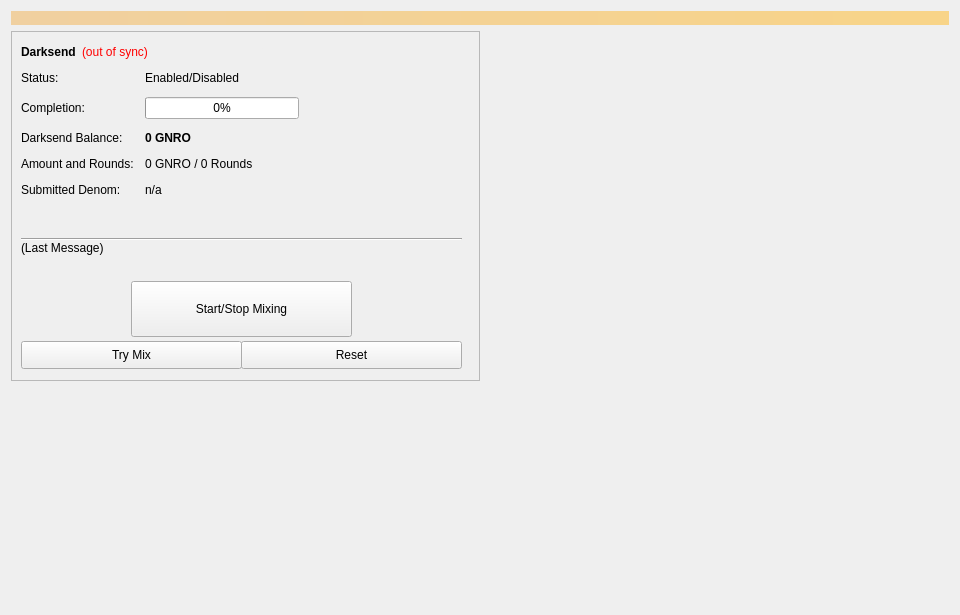
<?xml version="1.0" encoding="UTF-8"?>
<ui version="4.0">
 <class>Coinmix</class>
 <widget class="QWidget" name="Coinmix">
  <property name="geometry">
   <rect>
    <x>0</x>
    <y>0</y>
    <width>960</width>
    <height>615</height>
   </rect>
  </property>
  <property name="minimumSize">
   <size>
    <width>960</width>
    <height>0</height>
   </size>
  </property>
  <property name="windowTitle">
   <string>Form</string>
  </property>
  <layout class="QVBoxLayout" name="topLayout">
   <item>
    <widget class="QLabel" name="labelAlerts">
     <property name="visible">
      <bool>false</bool>
     </property>
     <property name="styleSheet">
      <string notr="true">background-color: qlineargradient(x1: 0, y1: 0, x2: 1, y2: 0, stop:0 #F0D0A0, stop:1 #F8D488); color:#000000;</string>
     </property>
     <property name="wordWrap">
      <bool>true</bool>
     </property>
     <property name="margin">
      <number>3</number>
     </property>
    </widget>
   </item>
   <item>
    <layout class="QHBoxLayout" name="horizontalLayout" stretch="1,1">
     <item>
      <layout class="QVBoxLayout" name="verticalLayout_2">
       <item>
        <widget class="QFrame" name="frameDarksend">
         <property name="minimumSize">
          <size>
           <width>0</width>
           <height>350</height>
          </size>
         </property>
         <property name="layoutDirection">
          <enum>Qt::LeftToRight</enum>
         </property>
         <property name="frameShape">
          <enum>QFrame::StyledPanel</enum>
         </property>
         <property name="frameShadow">
          <enum>QFrame::Raised</enum>
         </property>
         <widget class="QWidget" name="formLayoutWidget">
          <property name="geometry">
           <rect>
            <x>10</x>
            <y>40</y>
            <width>451</width>
            <height>161</height>
           </rect>
          </property>
          <layout class="QFormLayout" name="formLayout">
           <property name="fieldGrowthPolicy">
            <enum>QFormLayout::AllNonFixedFieldsGrow</enum>
           </property>
           <property name="horizontalSpacing">
            <number>11</number>
           </property>
           <property name="verticalSpacing">
            <number>12</number>
           </property>
           <item row="0" column="0">
            <widget class="QLabel" name="label_6">
             <property name="text">
              <string>Status:</string>
             </property>
            </widget>
           </item>
           <item row="1" column="0">
            <widget class="QLabel" name="label_7">
             <property name="text">
              <string>Completion:</string>
             </property>
            </widget>
           </item>
           <item row="1" column="1">
            <widget class="QProgressBar" name="DarksendProgress">
             <property name="maximumSize">
              <size>
               <width>154</width>
               <height>16777215</height>
              </size>
             </property>
             <property name="value">
              <number>0</number>
             </property>
            </widget>
           </item>
           <item row="2" column="0">
            <widget class="QLabel" name="labelAnonymizedText">
             <property name="text">
              <string>Darksend Balance:</string>
             </property>
            </widget>
           </item>
           <item row="2" column="1">
            <widget class="QLabel" name="labelAnonymized">
             <property name="font">
              <font>
               <weight>75</weight>
               <bold>true</bold>
              </font>
             </property>
             <property name="text">
              <string notr="true">0 GNRO</string>
             </property>
            </widget>
           </item>
           <item row="3" column="0">
            <widget class="QLabel" name="label_8">
             <property name="text">
              <string>Amount and Rounds:</string>
             </property>
            </widget>
           </item>
           <item row="3" column="1">
            <widget class="QLabel" name="labelAmountRounds">
             <property name="text">
              <string>0 GNRO / 0 Rounds</string>
             </property>
            </widget>
           </item>
           <item row="4" column="0">
            <widget class="QLabel" name="label_9">
             <property name="text">
              <string>Submitted Denom:</string>
             </property>
            </widget>
           </item>
           <item row="4" column="1">
            <widget class="QLabel" name="labelSubmittedDenom">
             <property name="toolTip">
              <string>The denominations you submitted to the Masternode.&lt;br&gt;To mix, other users must submit the exact same denominations.</string>
             </property>
             <property name="text">
              <string>n/a</string>
             </property>
            </widget>
           </item>
           <item row="0" column="1">
            <widget class="QLabel" name="DarksendEnabled">
             <property name="text">
              <string>Enabled/Disabled</string>
             </property>
            </widget>
           </item>
          </layout>
         </widget>
         <widget class="QPushButton" name="runAutoDenom">
          <property name="geometry">
           <rect>
            <x>251</x>
            <y>17</y>
            <width>1</width>
            <height>1</height>
           </rect>
          </property>
          <property name="palette">
           <palette>
            <active>
             <colorrole role="WindowText">
              <brush brushstyle="SolidPattern">
               <color alpha="255">
                <red>0</red>
                <green>0</green>
                <blue>0</blue>
               </color>
              </brush>
             </colorrole>
             <colorrole role="Button">
              <brush brushstyle="SolidPattern">
               <color alpha="255">
                <red>239</red>
                <green>238</green>
                <blue>238</blue>
               </color>
              </brush>
             </colorrole>
             <colorrole role="Light">
              <brush brushstyle="SolidPattern">
               <color alpha="255">
                <red>255</red>
                <green>255</green>
                <blue>255</blue>
               </color>
              </brush>
             </colorrole>
             <colorrole role="Midlight">
              <brush brushstyle="SolidPattern">
               <color alpha="255">
                <red>247</red>
                <green>246</green>
                <blue>246</blue>
               </color>
              </brush>
             </colorrole>
             <colorrole role="Dark">
              <brush brushstyle="SolidPattern">
               <color alpha="255">
                <red>119</red>
                <green>119</green>
                <blue>119</blue>
               </color>
              </brush>
             </colorrole>
             <colorrole role="Mid">
              <brush brushstyle="SolidPattern">
               <color alpha="255">
                <red>159</red>
                <green>159</green>
                <blue>159</blue>
               </color>
              </brush>
             </colorrole>
             <colorrole role="Text">
              <brush brushstyle="SolidPattern">
               <color alpha="255">
                <red>0</red>
                <green>0</green>
                <blue>0</blue>
               </color>
              </brush>
             </colorrole>
             <colorrole role="BrightText">
              <brush brushstyle="SolidPattern">
               <color alpha="255">
                <red>255</red>
                <green>255</green>
                <blue>255</blue>
               </color>
              </brush>
             </colorrole>
             <colorrole role="ButtonText">
              <brush brushstyle="SolidPattern">
               <color alpha="255">
                <red>0</red>
                <green>0</green>
                <blue>0</blue>
               </color>
              </brush>
             </colorrole>
             <colorrole role="Base">
              <brush brushstyle="SolidPattern">
               <color alpha="255">
                <red>255</red>
                <green>255</green>
                <blue>255</blue>
               </color>
              </brush>
             </colorrole>
             <colorrole role="Window">
              <brush brushstyle="SolidPattern">
               <color alpha="255">
                <red>239</red>
                <green>238</green>
                <blue>238</blue>
               </color>
              </brush>
             </colorrole>
             <colorrole role="Shadow">
              <brush brushstyle="SolidPattern">
               <color alpha="255">
                <red>0</red>
                <green>0</green>
                <blue>0</blue>
               </color>
              </brush>
             </colorrole>
             <colorrole role="AlternateBase">
              <brush brushstyle="SolidPattern">
               <color alpha="255">
                <red>247</red>
                <green>246</green>
                <blue>246</blue>
               </color>
              </brush>
             </colorrole>
             <colorrole role="ToolTipBase">
              <brush brushstyle="SolidPattern">
               <color alpha="255">
                <red>255</red>
                <green>255</green>
                <blue>220</blue>
               </color>
              </brush>
             </colorrole>
             <colorrole role="ToolTipText">
              <brush brushstyle="SolidPattern">
               <color alpha="255">
                <red>0</red>
                <green>0</green>
                <blue>0</blue>
               </color>
              </brush>
             </colorrole>
            </active>
            <inactive>
             <colorrole role="WindowText">
              <brush brushstyle="SolidPattern">
               <color alpha="255">
                <red>0</red>
                <green>0</green>
                <blue>0</blue>
               </color>
              </brush>
             </colorrole>
             <colorrole role="Button">
              <brush brushstyle="SolidPattern">
               <color alpha="255">
                <red>239</red>
                <green>238</green>
                <blue>238</blue>
               </color>
              </brush>
             </colorrole>
             <colorrole role="Light">
              <brush brushstyle="SolidPattern">
               <color alpha="255">
                <red>255</red>
                <green>255</green>
                <blue>255</blue>
               </color>
              </brush>
             </colorrole>
             <colorrole role="Midlight">
              <brush brushstyle="SolidPattern">
               <color alpha="255">
                <red>247</red>
                <green>246</green>
                <blue>246</blue>
               </color>
              </brush>
             </colorrole>
             <colorrole role="Dark">
              <brush brushstyle="SolidPattern">
               <color alpha="255">
                <red>119</red>
                <green>119</green>
                <blue>119</blue>
               </color>
              </brush>
             </colorrole>
             <colorrole role="Mid">
              <brush brushstyle="SolidPattern">
               <color alpha="255">
                <red>159</red>
                <green>159</green>
                <blue>159</blue>
               </color>
              </brush>
             </colorrole>
             <colorrole role="Text">
              <brush brushstyle="SolidPattern">
               <color alpha="255">
                <red>0</red>
                <green>0</green>
                <blue>0</blue>
               </color>
              </brush>
             </colorrole>
             <colorrole role="BrightText">
              <brush brushstyle="SolidPattern">
               <color alpha="255">
                <red>255</red>
                <green>255</green>
                <blue>255</blue>
               </color>
              </brush>
             </colorrole>
             <colorrole role="ButtonText">
              <brush brushstyle="SolidPattern">
               <color alpha="255">
                <red>0</red>
                <green>0</green>
                <blue>0</blue>
               </color>
              </brush>
             </colorrole>
             <colorrole role="Base">
              <brush brushstyle="SolidPattern">
               <color alpha="255">
                <red>255</red>
                <green>255</green>
                <blue>255</blue>
               </color>
              </brush>
             </colorrole>
             <colorrole role="Window">
              <brush brushstyle="SolidPattern">
               <color alpha="255">
                <red>239</red>
                <green>238</green>
                <blue>238</blue>
               </color>
              </brush>
             </colorrole>
             <colorrole role="Shadow">
              <brush brushstyle="SolidPattern">
               <color alpha="255">
                <red>0</red>
                <green>0</green>
                <blue>0</blue>
               </color>
              </brush>
             </colorrole>
             <colorrole role="AlternateBase">
              <brush brushstyle="SolidPattern">
               <color alpha="255">
                <red>247</red>
                <green>246</green>
                <blue>246</blue>
               </color>
              </brush>
             </colorrole>
             <colorrole role="ToolTipBase">
              <brush brushstyle="SolidPattern">
               <color alpha="255">
                <red>255</red>
                <green>255</green>
                <blue>220</blue>
               </color>
              </brush>
             </colorrole>
             <colorrole role="ToolTipText">
              <brush brushstyle="SolidPattern">
               <color alpha="255">
                <red>0</red>
                <green>0</green>
                <blue>0</blue>
               </color>
              </brush>
             </colorrole>
            </inactive>
            <disabled>
             <colorrole role="WindowText">
              <brush brushstyle="SolidPattern">
               <color alpha="255">
                <red>119</red>
                <green>119</green>
                <blue>119</blue>
               </color>
              </brush>
             </colorrole>
             <colorrole role="Button">
              <brush brushstyle="SolidPattern">
               <color alpha="255">
                <red>239</red>
                <green>238</green>
                <blue>238</blue>
               </color>
              </brush>
             </colorrole>
             <colorrole role="Light">
              <brush brushstyle="SolidPattern">
               <color alpha="255">
                <red>255</red>
                <green>255</green>
                <blue>255</blue>
               </color>
              </brush>
             </colorrole>
             <colorrole role="Midlight">
              <brush brushstyle="SolidPattern">
               <color alpha="255">
                <red>247</red>
                <green>246</green>
                <blue>246</blue>
               </color>
              </brush>
             </colorrole>
             <colorrole role="Dark">
              <brush brushstyle="SolidPattern">
               <color alpha="255">
                <red>119</red>
                <green>119</green>
                <blue>119</blue>
               </color>
              </brush>
             </colorrole>
             <colorrole role="Mid">
              <brush brushstyle="SolidPattern">
               <color alpha="255">
                <red>159</red>
                <green>159</green>
                <blue>159</blue>
               </color>
              </brush>
             </colorrole>
             <colorrole role="Text">
              <brush brushstyle="SolidPattern">
               <color alpha="255">
                <red>119</red>
                <green>119</green>
                <blue>119</blue>
               </color>
              </brush>
             </colorrole>
             <colorrole role="BrightText">
              <brush brushstyle="SolidPattern">
               <color alpha="255">
                <red>255</red>
                <green>255</green>
                <blue>255</blue>
               </color>
              </brush>
             </colorrole>
             <colorrole role="ButtonText">
              <brush brushstyle="SolidPattern">
               <color alpha="255">
                <red>119</red>
                <green>119</green>
                <blue>119</blue>
               </color>
              </brush>
             </colorrole>
             <colorrole role="Base">
              <brush brushstyle="SolidPattern">
               <color alpha="255">
                <red>239</red>
                <green>238</green>
                <blue>238</blue>
               </color>
              </brush>
             </colorrole>
             <colorrole role="Window">
              <brush brushstyle="SolidPattern">
               <color alpha="255">
                <red>239</red>
                <green>238</green>
                <blue>238</blue>
               </color>
              </brush>
             </colorrole>
             <colorrole role="Shadow">
              <brush brushstyle="SolidPattern">
               <color alpha="255">
                <red>0</red>
                <green>0</green>
                <blue>0</blue>
               </color>
              </brush>
             </colorrole>
             <colorrole role="AlternateBase">
              <brush brushstyle="SolidPattern">
               <color alpha="255">
                <red>239</red>
                <green>238</green>
                <blue>238</blue>
               </color>
              </brush>
             </colorrole>
             <colorrole role="ToolTipBase">
              <brush brushstyle="SolidPattern">
               <color alpha="255">
                <red>255</red>
                <green>255</green>
                <blue>220</blue>
               </color>
              </brush>
             </colorrole>
             <colorrole role="ToolTipText">
              <brush brushstyle="SolidPattern">
               <color alpha="255">
                <red>0</red>
                <green>0</green>
                <blue>0</blue>
               </color>
              </brush>
             </colorrole>
            </disabled>
           </palette>
          </property>
          <property name="focusPolicy">
           <enum>Qt::NoFocus</enum>
          </property>
          <property name="autoFillBackground">
           <bool>true</bool>
          </property>
          <property name="text">
           <string/>
          </property>
          <property name="flat">
           <bool>true</bool>
          </property>
         </widget>
         <widget class="QPushButton" name="toggleDarksend">
          <property name="geometry">
           <rect>
            <x>120</x>
            <y>250</y>
            <width>221</width>
            <height>56</height>
           </rect>
          </property>
          <property name="sizePolicy">
           <sizepolicy hsizetype="MinimumExpanding" vsizetype="Fixed">
            <horstretch>0</horstretch>
            <verstretch>0</verstretch>
           </sizepolicy>
          </property>
          <property name="text">
           <string>Start/Stop Mixing</string>
          </property>
         </widget>
         <widget class="Line" name="lineLastMessage">
          <property name="geometry">
           <rect>
            <x>10</x>
            <y>200</y>
            <width>441</width>
            <height>16</height>
           </rect>
          </property>
          <property name="orientation">
           <enum>Qt::Horizontal</enum>
          </property>
         </widget>
         <widget class="QLabel" name="DarksendStatus">
          <property name="geometry">
           <rect>
            <x>10</x>
            <y>210</y>
            <width>451</width>
            <height>43</height>
           </rect>
          </property>
          <property name="minimumSize">
           <size>
            <width>288</width>
            <height>43</height>
           </size>
          </property>
          <property name="text">
           <string>(Last Message)</string>
          </property>
          <property name="alignment">
           <set>Qt::AlignLeading|Qt::AlignLeft|Qt::AlignTop</set>
          </property>
          <property name="wordWrap">
           <bool>true</bool>
          </property>
         </widget>
         <widget class="QPushButton" name="DarksendAuto">
          <property name="geometry">
           <rect>
            <x>10</x>
            <y>310</y>
            <width>221</width>
            <height>28</height>
           </rect>
          </property>
          <property name="sizePolicy">
           <sizepolicy hsizetype="MinimumExpanding" vsizetype="Fixed">
            <horstretch>0</horstretch>
            <verstretch>0</verstretch>
           </sizepolicy>
          </property>
          <property name="toolTip">
           <string>Try to manually submit a Darksend request.</string>
          </property>
          <property name="text">
           <string>Try Mix</string>
          </property>
         </widget>
         <widget class="QPushButton" name="DarksendReset">
          <property name="geometry">
           <rect>
            <x>230</x>
            <y>310</y>
            <width>221</width>
            <height>28</height>
           </rect>
          </property>
          <property name="sizePolicy">
           <sizepolicy hsizetype="MinimumExpanding" vsizetype="Fixed">
            <horstretch>0</horstretch>
            <verstretch>0</verstretch>
           </sizepolicy>
          </property>
          <property name="toolTip">
           <string>Reset the current status of Darksend (can interrupt Darksend if it's in the process of Mixing, which can cost you money!)</string>
          </property>
          <property name="autoFillBackground">
           <bool>false</bool>
          </property>
          <property name="text">
           <string>Reset</string>
          </property>
         </widget>
         <widget class="QWidget" name="layoutWidget">
          <property name="geometry">
           <rect>
            <x>10</x>
            <y>10</y>
            <width>431</width>
            <height>22</height>
           </rect>
          </property>
          <layout class="QHBoxLayout" name="horizontalLayout_5">
           <item>
            <widget class="QLabel" name="label_2">
             <property name="font">
              <font>
               <weight>75</weight>
               <bold>true</bold>
              </font>
             </property>
             <property name="text">
              <string>Darksend</string>
             </property>
            </widget>
           </item>
           <item>
            <widget class="QLabel" name="labelDarksendSyncStatus">
             <property name="toolTip">
              <string>The displayed information may be out of date. Your wallet automatically synchronizes with the GNRO network after a connection is established, but this process has not completed yet.</string>
             </property>
             <property name="styleSheet">
              <string notr="true">QLabel { color: red; }</string>
             </property>
             <property name="text">
              <string notr="true">(out of sync)</string>
             </property>
             <property name="alignment">
              <set>Qt::AlignLeading|Qt::AlignLeft|Qt::AlignVCenter</set>
             </property>
            </widget>
           </item>
           <item>
            <spacer name="horizontalSpacer_4">
             <property name="orientation">
              <enum>Qt::Horizontal</enum>
             </property>
             <property name="sizeHint" stdset="0">
              <size>
               <width>40</width>
               <height>20</height>
              </size>
             </property>
            </spacer>
           </item>
          </layout>
         </widget>
        </widget>
       </item>
       <item>
        <spacer name="verticalSpacer">
         <property name="orientation">
          <enum>Qt::Vertical</enum>
         </property>
         <property name="sizeHint" stdset="0">
          <size>
           <width>20</width>
           <height>40</height>
          </size>
         </property>
        </spacer>
       </item>
      </layout>
     </item>
     <item>
      <layout class="QVBoxLayout" name="verticalLayout_3">
       <item>
        <spacer name="verticalSpacer_2">
         <property name="orientation">
          <enum>Qt::Vertical</enum>
         </property>
         <property name="sizeType">
          <enum>QSizePolicy::Expanding</enum>
         </property>
         <property name="sizeHint" stdset="0">
          <size>
           <width>20</width>
           <height>40</height>
          </size>
         </property>
        </spacer>
       </item>
      </layout>
     </item>
    </layout>
   </item>
  </layout>
 </widget>
 <resources/>
 <connections/>
</ui>
